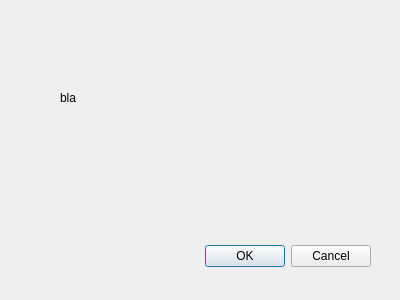
<?xml version="1.0" encoding="UTF-8"?>
<ui version="4.0">
 <class>ReliefProjectDialogBase</class>
 <widget class="QDialog" name="ReliefProjectDialogBase">
  <property name="geometry">
   <rect>
    <x>0</x>
    <y>0</y>
    <width>400</width>
    <height>300</height>
   </rect>
  </property>
  <property name="windowTitle">
   <string>Relief Project</string>
  </property>
  <widget class="QDialogButtonBox" name="button_box">
   <property name="geometry">
    <rect>
     <x>30</x>
     <y>240</y>
     <width>341</width>
     <height>32</height>
    </rect>
   </property>
   <property name="orientation">
    <enum>Qt::Horizontal</enum>
   </property>
   <property name="standardButtons">
    <set>QDialogButtonBox::Cancel|QDialogButtonBox::Ok</set>
   </property>
  </widget>
  <widget class="QLabel" name="label">
   <property name="geometry">
    <rect>
     <x>60</x>
     <y>90</y>
     <width>59</width>
     <height>16</height>
    </rect>
   </property>
   <property name="text">
    <string>bla</string>
   </property>
  </widget>
 </widget>
 <resources/>
 <connections>
  <connection>
   <sender>button_box</sender>
   <signal>accepted()</signal>
   <receiver>ReliefProjectDialogBase</receiver>
   <slot>accept()</slot>
   <hints>
    <hint type="sourcelabel">
     <x>20</x>
     <y>20</y>
    </hint>
    <hint type="destinationlabel">
     <x>20</x>
     <y>20</y>
    </hint>
   </hints>
  </connection>
  <connection>
   <sender>button_box</sender>
   <signal>rejected()</signal>
   <receiver>ReliefProjectDialogBase</receiver>
   <slot>reject()</slot>
   <hints>
    <hint type="sourcelabel">
     <x>20</x>
     <y>20</y>
    </hint>
    <hint type="destinationlabel">
     <x>20</x>
     <y>20</y>
    </hint>
   </hints>
  </connection>
 </connections>
</ui>
